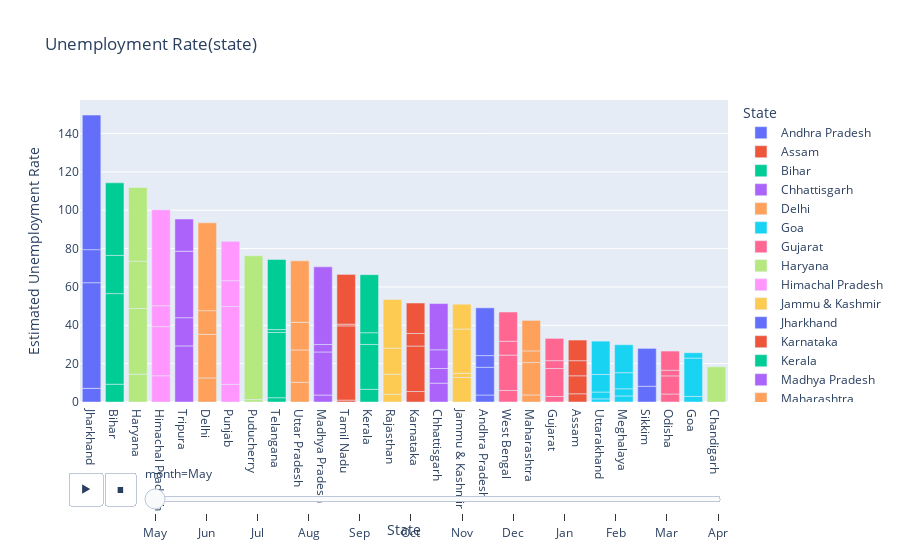

The code cell stored with this chart in its notebook:
### Code cell
#bar-plot unemployment rate (monthly)
fig=px.bar(df,x='State',y='Estimated Unemployment Rate',animation_frame='month',color='State',title='Unemployment Rate(state)')
fig.update_layout(xaxis={'categoryorder': 'total descending'})
fig.layout.updatemenus[0].buttons[0].args[1]['frame']['duration']=2000
fig.show()

### Figure 1 — Plotly figure (JSON) as saved in the notebook; plotly's stock layout.template omitted (floating-point values rounded to 4 significant figures)
{"data": [{"alignmentgroup": "True", "hovertemplate": "State=%{x}<br>month=May<br>Estimated Unemployment Rate=%{y}<extra></extra>", "legendgroup": "Andhra Pradesh", "marker": {"color": "#636efa", "pattern": {"shape": ""}}, "name": "Andhra Pradesh", "offsetgroup": "Andhra Pradesh", "orientation": "v", "showlegend": true, "textposition": "auto", "type": "bar", "x": ["Andhra Pradesh", "Andhra Pradesh", "Andhra Pradesh", "Andhra Pradesh"], "xaxis": "x", "y": [3.65, 14.46, 6.09, 24.91], "yaxis": "y"}, {"alignmentgroup": "True", "hovertemplate": "State=%{x}<br>month=May<br>Estimated Unemployment Rate=%{y}<extra></extra>", "legendgroup": "Assam", "marker": {"color": "#EF553B", "pattern": {"shape": ""}}, "name": "Assam", "offsetgroup": "Assam", "orientation": "v", "showlegend": true, "textposition": "auto", "type": "bar", "x": ["Assam", "Assam", "Assam", "Assam"], "xaxis": "x", "y": [4.29, 9.38, 7.87, 10.77], "yaxis": "y"}, {"alignmentgroup": "True", "hovertemplate": "State=%{x}<br>month=May<br>Estimated Unemployment Rate=%{y}<extra></extra>", "legendgroup": "Bihar", "marker": {"color": "#00cc96", "pattern": {"shape": ""}}, "name": "Bihar", "offsetgroup": "Bihar", "orientation": "v", "showlegend": true, "textposition": "auto", "type": "bar", "x": ["Bihar", "Bihar", "Bihar", "Bihar"], "xaxis": "x", "y": [9.27, 47.26, 19.9, 37.87], "yaxis": "y"}, {"alignmentgroup": "True", "hovertemplate": "State=%{x}<br>month=May<br>Estimated Unemployment Rate=%{y}<extra></extra>", "legendgroup": "Chhattisgarh", "marker": {"color": "#ab63fa", "pattern": {"shape": ""}}, "name": "Chhattisgarh", "offsetgroup": "Chhattisgarh", "orientation": "v", "showlegend": true, "textposition": "auto", "type": "bar", "x": ["Chhattisgarh", "Chhattisgarh", "Chhattisgarh", "Chhattisgarh"], "xaxis": "x", "y": [9.82, 7.64, 9.77, 24.1], "yaxis": "y"}, {"alignmentgroup": "True", "hovertemplate": "State=%{x}<br>month=May<br>Estimated Unemployment Rate=%{y}<extra></extra>", "legendgroup": "Delhi", "marker": {"color": "#FFA15A", "pattern": {"shape": ""}}, "name": "Delhi", "offsetgroup": "Delhi", "orientation": "v", "showlegend": true, "textposition": "auto", "type": "bar", "x": ["Delhi", "Delhi", "Delhi", "Delhi"], "xaxis": "x", "y": [12.56, 22.76, 12.31, 45.78], "yaxis": "y"}, {"alignmentgroup": "True", "hovertemplate": "State=%{x}<br>month=May<br>Estimated Unemployment Rate=%{y}<extra></extra>", "legendgroup": "Goa", "marker": {"color": "#19d3f3", "pattern": {"shape": ""}}, "name": "Goa", "offsetgroup": "Goa", "orientation": "v", "showlegend": true, "textposition": "auto", "type": "bar", "x": ["Goa", "Goa", "Goa"], "xaxis": "x", "y": [2.91, 20, 2.75], "yaxis": "y"}, {"alignmentgroup": "True", "hovertemplate": "State=%{x}<br>month=May<br>Estimated Unemployment Rate=%{y}<extra></extra>", "legendgroup": "Gujarat", "marker": {"color": "#FF6692", "pattern": {"shape": ""}}, "name": "Gujarat", "offsetgroup": "Gujarat", "orientation": "v", "showlegend": true, "textposition": "auto", "type": "bar", "x": ["Gujarat", "Gujarat", "Gujarat", "Gujarat"], "xaxis": "x", "y": [2.88, 14.58, 4.09, 11.62], "yaxis": "y"}, {"alignmentgroup": "True", "hovertemplate": "State=%{x}<br>month=May<br>Estimated Unemployment Rate=%{y}<extra></extra>", "legendgroup": "Haryana", "marker": {"color": "#B6E880", "pattern": {"shape": ""}}, "name": "Haryana", "offsetgroup": "Haryana", "orientation": "v", "showlegend": true, "textposition": "auto", "type": "bar", "x": ["Haryana", "Haryana", "Haryana", "Haryana"], "xaxis": "x", "y": [14.54, 34.22, 24.67, 38.46], "yaxis": "y"}, {"alignmentgroup": "True", "hovertemplate": "State=%{x}<br>month=May<br>Estimated Unemployment Rate=%{y}<extra></extra>", "legendgroup": "Himachal Pradesh", "marker": {"color": "#FF97FF", "pattern": {"shape": ""}}, "name": "Himachal Pradesh", "offsetgroup": "Himachal Pradesh", "orientation": "v", "showlegend": true, "textposition": "auto", "type": "bar", "x": ["Himachal Pradesh", "Himachal Pradesh", "Himachal Pradesh", "Himachal Pradesh"], "xaxis": "x", "y": [13.68, 25.64, 10.88, 50], "yaxis": "y"}, {"alignmentgroup": "True", "hovertemplate": "State=%{x}<br>month=May<br>Estimated Unemployment Rate=%{y}<extra></extra>", "legendgroup": "Jammu & Kashmir", "marker": {"color": "#FECB52", "pattern": {"shape": ""}}, "name": "Jammu & Kashmir", "offsetgroup": "Jammu & Kashmir", "orientation": "v", "showlegend": true, "textposition": "auto", "type": "bar", "x": ["Jammu & Kashmir", "Jammu & Kashmir", "Jammu & Kashmir", "Jammu & Kashmir"], "xaxis": "x", "y": [12.78, 2.22, 23.04, 12.96], "yaxis": "y"}, {"alignmentgroup": "True", "hovertemplate": "State=%{x}<br>month=May<br>Estimated Unemployment Rate=%{y}<extra></extra>", "legendgroup": "Jharkhand", "marker": {"color": "#636efa", "pattern": {"shape": ""}}, "name": "Jharkhand", "offsetgroup": "Jharkhand", "orientation": "v", "showlegend": true, "textposition": "auto", "type": "bar", "x": ["Jharkhand", "Jharkhand", "Jharkhand", "Jharkhand"], "xaxis": "x", "y": [7.11, 55.1, 17.23, 70.17], "yaxis": "y"}, {"alignmentgroup": "True", "hovertemplate": "State=%{x}<br>month=May<br>Estimated Unemployment Rate=%{y}<extra></extra>", "legendgroup": "Karnataka", "marker": {"color": "#EF553B", "pattern": {"shape": ""}}, "name": "Karnataka", "offsetgroup": "Karnataka", "orientation": "v", "showlegend": true, "textposition": "auto", "type": "bar", "x": ["Karnataka", "Karnataka", "Karnataka", "Karnataka"], "xaxis": "x", "y": [5.46, 23.72, 6.56, 15.88], "yaxis": "y"}, {"alignmentgroup": "True", "hovertemplate": "State=%{x}<br>month=May<br>Estimated Unemployment Rate=%{y}<extra></extra>", "legendgroup": "Kerala", "marker": {"color": "#00cc96", "pattern": {"shape": ""}}, "name": "Kerala", "offsetgroup": "Kerala", "orientation": "v", "showlegend": true, "textposition": "auto", "type": "bar", "x": ["Kerala", "Kerala", "Kerala", "Kerala"], "xaxis": "x", "y": [6.63, 23.38, 6.11, 30.28], "yaxis": "y"}, {"alignmentgroup": "True", "hovertemplate": "State=%{x}<br>month=May<br>Estimated Unemployment Rate=%{y}<extra></extra>", "legendgroup": "Madhya Pradesh", "marker": {"color": "#ab63fa", "pattern": {"shape": ""}}, "name": "Madhya Pradesh", "offsetgroup": "Madhya Pradesh", "orientation": "v", "showlegend": true, "textposition": "auto", "type": "bar", "x": ["Madhya Pradesh", "Madhya Pradesh", "Madhya Pradesh", "Madhya Pradesh"], "xaxis": "x", "y": [3.63, 22.46, 3.91, 40.49], "yaxis": "y"}, {"alignmentgroup": "True", "hovertemplate": "State=%{x}<br>month=May<br>Estimated Unemployment Rate=%{y}<extra></extra>", "legendgroup": "Maharashtra", "marker": {"color": "#FFA15A", "pattern": {"shape": ""}}, "name": "Maharashtra", "offsetgroup": "Maharashtra", "orientation": "v", "showlegend": true, "textposition": "auto", "type": "bar", "x": ["Maharashtra", "Maharashtra", "Maharashtra", "Maharashtra"], "xaxis": "x", "y": [3.67, 16.89, 6.08, 15.92], "yaxis": "y"}, {"alignmentgroup": "True", "hovertemplate": "State=%{x}<br>month=May<br>Estimated Unemployment Rate=%{y}<extra></extra>", "legendgroup": "Meghalaya", "marker": {"color": "#19d3f3", "pattern": {"shape": ""}}, "name": "Meghalaya", "offsetgroup": "Meghalaya", "orientation": "v", "showlegend": true, "textposition": "auto", "type": "bar", "x": ["Meghalaya", "Meghalaya", "Meghalaya", "Meghalaya"], "xaxis": "x", "y": [3.16, 3.73, 8.4, 14.58], "yaxis": "y"}, {"alignmentgroup": "True", "hovertemplate": "State=%{x}<br>month=May<br>Estimated Unemployment Rate=%{y}<extra></extra>", "legendgroup": "Odisha", "marker": {"color": "#FF6692", "pattern": {"shape": ""}}, "name": "Odisha", "offsetgroup": "Odisha", "orientation": "v", "showlegend": true, "textposition": "auto", "type": "bar", "x": ["Odisha", "Odisha", "Odisha", "Odisha"], "xaxis": "x", "y": [4.17, 9.45, 2.95, 10], "yaxis": "y"}, {"alignmentgroup": "True", "hovertemplate": "State=%{x}<br>month=May<br>Estimated Unemployment Rate=%{y}<extra></extra>", "legendgroup": "Puducherry", "marker": {"color": "#B6E880", "pattern": {"shape": ""}}, "name": "Puducherry", "offsetgroup": "Puducherry", "orientation": "v", "showlegend": true, "textposition": "auto", "type": "bar", "x": ["Puducherry", "Puducherry", "Puducherry"], "xaxis": "x", "y": [0, 1.25, 75], "yaxis": "y"}, {"alignmentgroup": "True", "hovertemplate": "State=%{x}<br>month=May<br>Estimated Unemployment Rate=%{y}<extra></extra>", "legendgroup": "Punjab", "marker": {"color": "#FF97FF", "pattern": {"shape": ""}}, "name": "Punjab", "offsetgroup": "Punjab", "orientation": "v", "showlegend": true, "textposition": "auto", "type": "bar", "x": ["Punjab", "Punjab", "Punjab", "Punjab"], "xaxis": "x", "y": [9.17, 40.59, 13.49, 20.54], "yaxis": "y"}, {"alignmentgroup": "True", "hovertemplate": "State=%{x}<br>month=May<br>Estimated Unemployment Rate=%{y}<extra></extra>", "legendgroup": "Rajasthan", "marker": {"color": "#FECB52", "pattern": {"shape": ""}}, "name": "Rajasthan", "offsetgroup": "Rajasthan", "orientation": "v", "showlegend": true, "textposition": "auto", "type": "bar", "x": ["Rajasthan", "Rajasthan", "Rajasthan", "Rajasthan"], "xaxis": "x", "y": [4.03, 10.45, 13.62, 25.35], "yaxis": "y"}, {"alignmentgroup": "True", "hovertemplate": "State=%{x}<br>month=May<br>Estimated Unemployment Rate=%{y}<extra></extra>", "legendgroup": "Sikkim", "marker": {"color": "#636efa", "pattern": {"shape": ""}}, "name": "Sikkim", "offsetgroup": "Sikkim", "orientation": "v", "showlegend": true, "textposition": "auto", "type": "bar", "x": ["Sikkim", "Sikkim"], "xaxis": "x", "y": [8.2, 19.75], "yaxis": "y"}, {"alignmentgroup": "True", "hovertemplate": "State=%{x}<br>month=May<br>Estimated Unemployment Rate=%{y}<extra></extra>", "legendgroup": "Tamil Nadu", "marker": {"color": "#EF553B", "pattern": {"shape": ""}}, "name": "Tamil Nadu", "offsetgroup": "Tamil Nadu", "orientation": "v", "showlegend": true, "textposition": "auto", "type": "bar", "x": ["Tamil Nadu", "Tamil Nadu", "Tamil Nadu", "Tamil Nadu"], "xaxis": "x", "y": [0.97, 38.73, 0.89, 25.95], "yaxis": "y"}, {"alignmentgroup": "True", "hovertemplate": "State=%{x}<br>month=May<br>Estimated Unemployment Rate=%{y}<extra></extra>", "legendgroup": "Telangana", "marker": {"color": "#00cc96", "pattern": {"shape": ""}}, "name": "Telangana", "offsetgroup": "Telangana", "orientation": "v", "showlegend": true, "textposition": "auto", "type": "bar", "x": ["Telangana", "Telangana", "Telangana", "Telangana"], "xaxis": "x", "y": [2.23, 34.01, 1.52, 36.57], "yaxis": "y"}, {"alignmentgroup": "True", "hovertemplate": "State=%{x}<br>month=May<br>Estimated Unemployment Rate=%{y}<extra></extra>", "legendgroup": "Tripura", "marker": {"color": "#ab63fa", "pattern": {"shape": ""}}, "name": "Tripura", "offsetgroup": "Tripura", "orientation": "v", "showlegend": true, "textposition": "auto", "type": "bar", "x": ["Tripura", "Tripura", "Tripura", "Tripura"], "xaxis": "x", "y": [29.25, 14.71, 34.69, 16.78], "yaxis": "y"}, {"alignmentgroup": "True", "hovertemplate": "State=%{x}<br>month=May<br>Estimated Unemployment Rate=%{y}<extra></extra>", "legendgroup": "Uttar Pradesh", "marker": {"color": "#FFA15A", "pattern": {"shape": ""}}, "name": "Uttar Pradesh", "offsetgroup": "Uttar Pradesh", "orientation": "v", "showlegend": true, "textposition": "auto", "type": "bar", "x": ["Uttar Pradesh", "Uttar Pradesh", "Uttar Pradesh", "Uttar Pradesh"], "xaxis": "x", "y": [10.26, 16.89, 14.4, 32.06], "yaxis": "y"}, {"alignmentgroup": "True", "hovertemplate": "State=%{x}<br>month=May<br>Estimated Unemployment Rate=%{y}<extra></extra>", "legendgroup": "Uttarakhand", "marker": {"color": "#19d3f3", "pattern": {"shape": ""}}, "name": "Uttarakhand", "offsetgroup": "Uttarakhand", "orientation": "v", "showlegend": true, "textposition": "auto", "type": "bar", "x": ["Uttarakhand", "Uttarakhand", "Uttarakhand", "Uttarakhand"], "xaxis": "x", "y": [1.63, 3.57, 9.17, 17.36], "yaxis": "y"}, {"alignmentgroup": "True", "hovertemplate": "State=%{x}<br>month=May<br>Estimated Unemployment Rate=%{y}<extra></extra>", "legendgroup": "West Bengal", "marker": {"color": "#FF6692", "pattern": {"shape": ""}}, "name": "West Bengal", "offsetgroup": "West Bengal", "orientation": "v", "showlegend": true, "textposition": "auto", "type": "bar", "x": ["West Bengal", "West Bengal", "West Bengal", "West Bengal"], "xaxis": "x", "y": [6.02, 18.43, 7.25, 15.22], "yaxis": "y"}, {"alignmentgroup": "True", "hovertemplate": "State=%{x}<br>month=May<br>Estimated Unemployment Rate=%{y}<extra></extra>", "legendgroup": "Chandigarh", "marker": {"color": "#B6E880", "pattern": {"shape": ""}}, "name": "Chandigarh", "offsetgroup": "Chandigarh", "orientation": "v", "showlegend": true, "textposition": "auto", "type": "bar", "x": ["Chandigarh"], "xaxis": "x", "y": [18.35], "yaxis": "y"}], "layout": {"barmode": "relative", "legend": {"title": {"text": "State"}, "tracegroupgap": 0}, "sliders": [{"active": 0, "currentvalue": {"prefix": "month="}, "len": 0.9, "pad": {"b": 10, "t": 60}, "steps": [{"args": [["May"], {"frame": {"duration": 0, "redraw": true}, "fromcurrent": true, "mode": "immediate", "transition": {"duration": 0, "easing": "linear"}}], "label": "May", "method": "animate"}, {"args": [["Jun"], {"frame": {"duration": 0, "redraw": true}, "fromcurrent": true, "mode": "immediate", "transition": {"duration": 0, "easing": "linear"}}], "label": "Jun", "method": "animate"}, {"args": [["Jul"], {"frame": {"duration": 0, "redraw": true}, "fromcurrent": true, "mode": "immediate", "transition": {"duration": 0, "easing": "linear"}}], "label": "Jul", "method": "animate"}, {"args": [["Aug"], {"frame": {"duration": 0, "redraw": true}, "fromcurrent": true, "mode": "immediate", "transition": {"duration": 0, "easing": "linear"}}], "label": "Aug", "method": "animate"}, {"args": [["Sep"], {"frame": {"duration": 0, "redraw": true}, "fromcurrent": true, "mode": "immediate", "transition": {"duration": 0, "easing": "linear"}}], "label": "Sep", "method": "animate"}, {"args": [["Oct"], {"frame": {"duration": 0, "redraw": true}, "fromcurrent": true, "mode": "immediate", "transition": {"duration": 0, "easing": "linear"}}], "label": "Oct", "method": "animate"}, {"args": [["Nov"], {"frame": {"duration": 0, "redraw": true}, "fromcurrent": true, "mode": "immediate", "transition": {"duration": 0, "easing": "linear"}}], "label": "Nov", "method": "animate"}, {"args": [["Dec"], {"frame": {"duration": 0, "redraw": true}, "fromcurrent": true, "mode": "immediate", "transition": {"duration": 0, "easing": "linear"}}], "label": "Dec", "method": "animate"}, {"args": [["Jan"], {"frame": {"duration": 0, "redraw": true}, "fromcurrent": true, "mode": "immediate", "transition": {"duration": 0, "easing": "linear"}}], "label": "Jan", "method": "animate"}, {"args": [["Feb"], {"frame": {"duration": 0, "redraw": true}, "fromcurrent": true, "mode": "immediate", "transition": {"duration": 0, "easing": "linear"}}], "label": "Feb", "method": "animate"}, {"args": [["Mar"], {"frame": {"duration": 0, "redraw": true}, "fromcurrent": true, "mode": "immediate", "transition": {"duration": 0, "easing": "linear"}}], "label": "Mar", "method": "animate"}, {"args": [["Apr"], {"frame": {"duration": 0, "redraw": true}, "fromcurrent": true, "mode": "immediate", "transition": {"duration": 0, "easing": "linear"}}], "label": "Apr", "method": "animate"}], "x": 0.1, "xanchor": "left", "y": 0, "yanchor": "top"}], "title": {"text": "Unemployment Rate(state)"}, "updatemenus": [{"buttons": [{"args": [null, {"frame": {"duration": 2000, "redraw": true}, "fromcurrent": true, "mode": "immediate", "transition": {"duration": 500, "easing": "linear"}}], "label": "&#9654;", "method": "animate"}, {"args": [[null], {"frame": {"duration": 0, "redraw": true}, "fromcurrent": true, "mode": "immediate", "transition": {"duration": 0, "easing": "linear"}}], "label": "&#9724;", "method": "animate"}], "direction": "left", "pad": {"r": 10, "t": 70}, "showactive": false, "type": "buttons", "x": 0.1, "xanchor": "right", "y": 0, "yanchor": "top"}], "xaxis": {"anchor": "y", "categoryarray": ["Andhra Pradesh", "Assam", "Bihar", "Chhattisgarh", "Delhi", "Goa", "Gujarat", "Haryana", "Himachal Pradesh", "Jammu & Kashmir", "Jharkhand", "Karnataka", "Kerala", "Madhya Pradesh", "Maharashtra", "Meghalaya", "Odisha", "Puducherry", "Punjab", "Rajasthan", "Sikkim", "Tamil Nadu", "Telangana", "Tripura", "Uttar Pradesh", "Uttarakhand", "West Bengal", "Chandigarh"], "categoryorder": "total descending", "domain": [0, 1], "title": {"text": "State"}}, "yaxis": {"anchor": "x", "domain": [0, 1], "title": {"text": "Estimated Unemployment Rate"}}}}
